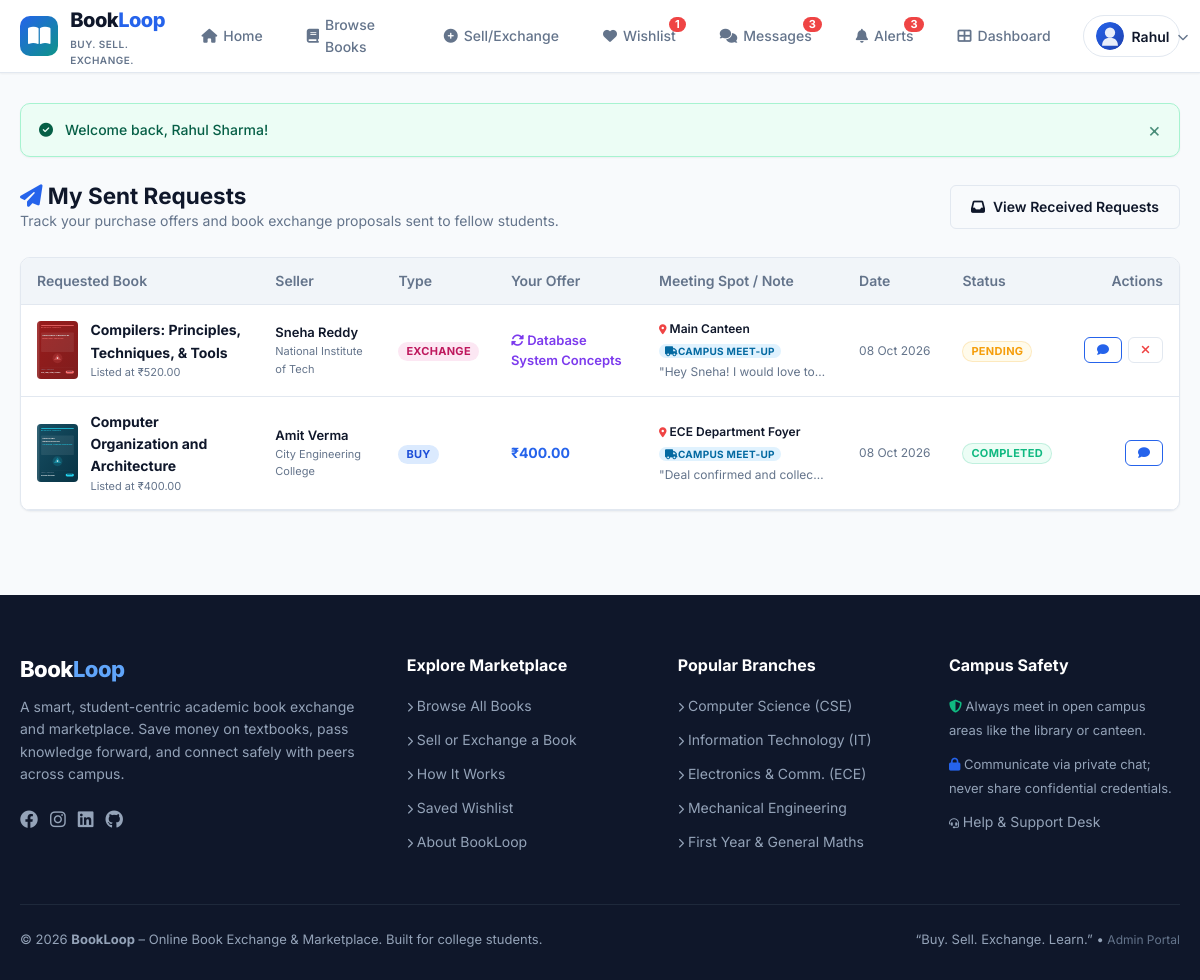
The page /my-requests.php (signed in) on the database its author committed.
### tables this page shows
CREATE TABLE `users` (
  `user_id` int(11) NOT NULL AUTO_INCREMENT,
  `name` varchar(100) NOT NULL,
  `email` varchar(150) NOT NULL,
  `password` varchar(255) NOT NULL,
  `phone` varchar(20) NOT NULL,
  `college` varchar(150) NOT NULL,
  `department` varchar(100) NOT NULL,
  `semester` int(11) NOT NULL DEFAULT 1,
  `student_id` varchar(50) NOT NULL,
  `profile_image` varchar(255) DEFAULT 'default_avatar.svg',
  `role` enum('student','admin') DEFAULT 'student',
  `status` enum('active','inactive','suspended') DEFAULT 'active',
  `created_at` datetime DEFAULT current_timestamp(),
  PRIMARY KEY (`user_id`),
  UNIQUE KEY `email` (`email`),
  KEY `idx_users_email` (`email`),
  KEY `idx_users_dept` (`department`),
  KEY `idx_users_status` (`status`)
);

CREATE TABLE `requests` (
  `request_id` int(11) NOT NULL AUTO_INCREMENT,
  `book_id` int(11) NOT NULL,
  `buyer_id` int(11) NOT NULL,
  `seller_id` int(11) NOT NULL,
  `request_type` enum('buy','exchange') NOT NULL,
  `offered_price` decimal(10,2) DEFAULT NULL,
  `offered_book_id` int(11) DEFAULT NULL,
  `meeting_place` varchar(150) DEFAULT NULL,
  `delivery_option` varchar(100) DEFAULT 'Campus Meet-up',
  `contact_method` varchar(100) DEFAULT 'Chat',
  `message` text DEFAULT NULL,
  `status` enum('Pending','Accepted','Rejected','Cancelled','Completed') DEFAULT 'Pending',
  `created_at` datetime DEFAULT current_timestamp(),
  `updated_at` datetime DEFAULT current_timestamp() ON UPDATE current_timestamp(),
  PRIMARY KEY (`request_id`),
  KEY `book_id` (`book_id`),
  KEY `offered_book_id` (`offered_book_id`),
  KEY `idx_req_buyer` (`buyer_id`),
  KEY `idx_req_seller` (`seller_id`),
  KEY `idx_req_status` (`status`),
  CONSTRAINT `requests_ibfk_1` FOREIGN KEY (`book_id`) REFERENCES `books` (`book_id`) ON DELETE CASCADE,
  CONSTRAINT `requests_ibfk_2` FOREIGN KEY (`buyer_id`) REFERENCES `users` (`user_id`) ON DELETE CASCADE,
  CONSTRAINT `requests_ibfk_3` FOREIGN KEY (`seller_id`) REFERENCES `users` (`user_id`) ON DELETE CASCADE,
  CONSTRAINT `requests_ibfk_4` FOREIGN KEY (`offered_book_id`) REFERENCES `books` (`book_id`) ON DELETE SET NULL
);

CREATE TABLE `books` (
  `book_id` int(11) NOT NULL AUTO_INCREMENT,
  `user_id` int(11) NOT NULL,
  `title` varchar(255) NOT NULL,
  `author` varchar(255) NOT NULL,
  `isbn` varchar(50) DEFAULT NULL,
  `subject` varchar(100) NOT NULL,
  `department` varchar(100) NOT NULL,
  `semester` int(11) NOT NULL DEFAULT 1,
  `edition` varchar(50) DEFAULT NULL,
  `publisher` varchar(150) DEFAULT NULL,
  `original_price` decimal(10,2) DEFAULT 0.00,
  `price` decimal(10,2) NOT NULL DEFAULT 0.00,
  `condition` enum('Like New','Very Good','Good','Acceptable') NOT NULL DEFAULT 'Good',
  `listing_type` enum('For Sale','For Exchange','Sale or Exchange') NOT NULL DEFAULT 'For Sale',
  `description` text NOT NULL,
  `image` varchar(255) DEFAULT 'default_book.svg',
  `location` varchar(150) NOT NULL,
  `delivery_type` varchar(150) DEFAULT 'Campus Handover & Hostel Delivery',
  `preferred_contact` varchar(100) DEFAULT 'Chat on BookLoop',
  `status` enum('Available','Pending','Sold','Exchanged') DEFAULT 'Available',
  `approval_status` enum('Pending','Approved','Rejected') DEFAULT 'Pending',
  `created_at` datetime DEFAULT current_timestamp(),
  `updated_at` datetime DEFAULT current_timestamp() ON UPDATE current_timestamp(),
  PRIMARY KEY (`book_id`),
  KEY `user_id` (`user_id`),
  KEY `idx_books_title` (`title`),
  KEY `idx_books_author` (`author`),
  KEY `idx_books_subject` (`subject`),
  KEY `idx_books_dept` (`department`),
  KEY `idx_books_sem` (`semester`),
  KEY `idx_books_status` (`status`),
  KEY `idx_books_approval` (`approval_status`),
  CONSTRAINT `books_ibfk_1` FOREIGN KEY (`user_id`) REFERENCES `users` (`user_id`) ON DELETE CASCADE
);

### my-requests.php (the view, shortened to what this page needs)
<?php
require_once __DIR__ . '/includes/header.php';
require_once __DIR__ . '/includes/auth.php';
$userId = getAuthUserId();
$stmt = $pdo->prepare("
    SELECT r.*,
           b.title as book_title, b.image as book_image, b.price as book_price,
           ob.title as offered_book_title, ob.image as offered_book_image,
           seller.name as seller_name, seller.college as seller_college,
           rev.review_id as existing_review_id
    FROM requests r
    JOIN books b ON r.book_id = b.book_id
    LEFT JOIN books ob ON r.offered_book_id = ob.book_id
    JOIN users seller ON r.seller_id = seller.user_id
    LEFT JOIN reviews rev ON (rev.request_id = r.request_id AND rev.reviewer_id = ?)
    WHERE r.buyer_id = ?
    ORDER BY r.created_at DESC
");
$stmt->execute([$userId, $userId]);
$myRequests = $stmt->fetchAll();
?>
<div style="display:flex; justify-content:space-between; align-items:center; margin-bottom:24px;">
  <div>
    <h2><i class="fas fa-paper-plane" style="color:var(--primary);"></i> My Sent Requests</h2>
    <p style="color:var(--text-muted); font-size:14px;">Track your purchase offers and book exchange proposals sent to fellow students.</p>
  </div>
  <a href="<?= BASE_URL ?>received-requests.php" class="btn btn-outline">
    <i class="fas fa-inbox"></i> View Received Requests
  </a>
</div>
<?php if (empty($myRequests)): ?>
  <div class="empty-state">
    <div class="empty-state-icon"><i class="fas fa-envelope-open-text"></i></div>
    <h3 class="empty-state-title">You don't have any requests yet</h3>
    <p class="empty-state-desc">When you find a textbook you like, send a purchase or exchange request to the seller.</p>
    <a href="<?= BASE_URL ?>books.php" class="btn btn-primary btn-lg">Browse Marketplace</a>
  </div>
<?php else: ?>
  <div class="card">
    <div class="table-responsive">
      <table class="data-table">
        <thead>
          <tr>
            <th>Requested Book</th>
            <th>Seller</th>
            <th>Type</th>
            <th>Your Offer</th>
            <th>Meeting Spot / Note</th>
            <th>Date</th>
            <th>Status</th>
            <th style="text-align:right;">Actions</th>
          </tr>
        </thead>
        <tbody>
          <?php foreach ($myRequests as $r): ?>
            <tr>
              <td>
                <div style="display:flex; align-items:center; gap:12px;">
                  <img src="<?= BASE_URL ?>uploads/books/<?= e($r['book_image']) ?>" alt="Book" class="table-thumb" onerror="this.src='<?= BASE_URL ?>uploads/books/default_book.svg'">
                  <div>
                    <a href="<?= BASE_URL ?>book-details.php?id=<?= $r['book_id'] ?>" style="font-weight:700; font-size:14px; color:var(--text-main);">
                      <?= e($r['book_title']) ?>
                    </a>
                    <div style="font-size:11px; color:var(--text-muted);">Listed at <?= formatPrice($r['book_price']) ?></div>
                  </div>
                </div>
              </td>
              <td>
                <div style="font-weight:600; font-size:13px;"><?= e($r['seller_name']) ?></div>
                <div style="font-size:11px; color:var(--text-muted);"><?= e($r['seller_college']) ?></div>
              </td>
              <td>
                <span class="badge" style="background:<?= $r['request_type'] === 'buy' ? '#dbeafe' : '#fce7f3' ?>; color:<?= $r['request_type'] === 'buy' ? '#1d4ed8' : '#be185d' ?>;">
                  <?= strtoupper($r['request_type']) ?>
                </span>
              </td>
              <td>
                <?php if ($r['request_type'] === 'buy'): ?>
                  <span style="font-weight:700; color:var(--primary); font-size:14px;"><?= formatPrice($r['offered_price']) ?></span>
                <?php else: ?>
                  <div style="font-size:13px; font-weight:600; color:#7c3aed;">
                    <i class="fas fa-sync-alt"></i> <?= e($r['offered_book_title'] ?? 'Textbook swap') ?>
                  </div>
                <?php endif; ?>
              </td>
              <td style="font-size:12px; max-width:200px;">
                <div style="font-weight:600;"><i class="fas fa-map-marker-alt" style="color:var(--danger); font-size:10px;"></i> <?= e($r['meeting_place']) ?></div>
                <?php if (!empty($r['delivery_option'])): ?>
                  <div style="margin-top:3px;"><span class="badge" style="background:#e0f2fe; color:#0369a1; font-size:10px; padding:2px 6px;"><i class="fas fa-truck"></i> <?= e($r['delivery_option']) ?></span></div>
                <?php endif; ?>
                <?php if (!empty($r['message'])): ?>
                  <div style="color:var(--text-muted); white-space:nowrap; overflow:hidden; text-overflow:ellipsis; margin-top:2px;" title="<?= e($r['message']) ?>">
                    "<?= e($r['message']) ?>"
                  </div>
                <?php endif; ?>
              </td>
              <td style="font-size:12px; color:var(--text-muted); white-space:nowrap;">
                <?= date('d M Y', strtotime($r['created_at'])) ?>
              </td>
              <td>
                <?php
                  $sClass = 'badge-pending';
                  if ($r['status'] === 'Completed') $sClass = 'badge-available';
                ?>
                <span class="badge <?= $sClass ?>"><?= e($r['status']) ?></span>
              </td>
              <td>
                <div style="display:flex; justify-content:flex-end; gap:6px;">
                  <a href="<?= BASE_URL ?>conversation.php?seller_id=<?= $r['seller_id'] ?>&book_id=<?= $r['book_id'] ?>" class="btn btn-sm btn-outline-primary" title="Chat with Seller">
                    <i class="fas fa-comment"></i>
                  </a>
                  <?php if ($r['status'] === 'Pending'): ?>
                    <form action="<?= BASE_URL ?>my-requests.php" method="POST" style="display:inline;" onsubmit="return confirm('Cancel this request?');">
                      <button type="submit" class="btn btn-sm btn-outline" style="color:var(--danger);" title="Cancel Request">
                        <i class="fas fa-times"></i>
                      </button>
                    </form>
                  <?php endif; ?>
                </div>
              </td>
            </tr>
          <?php endforeach; ?>
        </tbody>
      </table>
    </div>
  </div>
<?php endif; ?>
<?php require_once __DIR__ . '/includes/footer.php'; ?>

### includes/navbar.php (shortened to what this page needs)
<?php
$currentPage = basename($_SERVER['PHP_SELF']);
?>
<header class="site-header">
  <div class="container">
    <nav class="navbar">
      <a href="<?= BASE_URL ?>index.php" class="nav-brand">
        <div class="brand-icon">
          <i class="fas fa-book-open"></i>
        </div>
        <div class="brand-text">
          <span class="brand-name">Book<span>Loop</span></span>
          <span class="brand-tagline">Buy. Sell. Exchange.</span>
        </div>
      </a>
      <div class="nav-links" id="navLinks">
        <a href="<?= BASE_URL ?>index.php" class="nav-link <?= $currentPage === 'index.php' ? 'active' : '' ?>">
          <i class="fas fa-home"></i> Home
        </a>
        <a href="<?= BASE_URL ?>books.php" class="nav-link <?= $currentPage === 'books.php' ? 'active' : '' ?>">
          <i class="fas fa-book"></i> Browse Books
        </a>
        <?php if (isLoggedIn()): ?>
          <a href="<?= BASE_URL ?>add-book.php" class="nav-link <?= $currentPage === 'add-book.php' ? 'active' : '' ?>">
            <i class="fas fa-plus-circle"></i> Sell/Exchange
          </a>
          <a href="<?= BASE_URL ?>wishlist.php" class="nav-link nav-badge-link <?= $currentPage === 'wishlist.php' ? 'active' : '' ?>">
            <i class="fas fa-heart"></i> Wishlist
            <span class="nav-badge" id="navWishlistBadge" style="<?= ($wishlistCount > 0) ? '' : 'display:none;' ?>"><?= $wishlistCount ?></span>
          </a>
          <a href="<?= BASE_URL ?>messages.php" class="nav-link nav-badge-link <?= in_array($currentPage, ['messages.php', 'conversation.php']) ? 'active' : '' ?>">
            <i class="fas fa-comments"></i> Messages
            <?php if ($unreadMsgCount > 0): ?>
              <span class="nav-badge"><?= $unreadMsgCount ?></span>
            <?php endif; ?>
          </a>
          <a href="<?= BASE_URL ?>notifications.php" class="nav-link nav-badge-link <?= $currentPage === 'notifications.php' ? 'active' : '' ?>">
            <i class="fas fa-bell"></i> Alerts
            <?php if ($unreadNotifCount > 0): ?>
              <span class="nav-badge"><?= $unreadNotifCount ?></span>
            <?php endif; ?>
          </a>
          <a href="<?= BASE_URL ?>dashboard.php" class="nav-link <?= $currentPage === 'dashboard.php' ? 'active' : '' ?>">
            <i class="fas fa-th-large"></i> Dashboard
          </a>
        <?php endif; ?>
        <div class="nav-auth">
          <?php if (isLoggedIn()): ?>
            <div class="nav-user-dropdown">
              <button class="user-btn" id="userDropdownBtn">
                <?php
                  $avatar = !empty($user['profile_image']) ? $user['profile_image'] : 'default_avatar.svg';
                ?>
                <img src="<?= BASE_URL ?>uploads/profiles/<?= e($avatar) ?>" alt="Avatar" class="user-avatar-mini" onerror="this.src='<?= BASE_URL ?>uploads/profiles/default_avatar.svg'">
                <span><?= e(explode(' ', $user['name'] ?? 'Account')[0]) ?></span>
                <i class="fas fa-chevron-down" style="font-size:11px; color:var(--text-muted);"></i>
              </button>
            </div>
          <?php endif; ?>
        </div>
      </div>
    </nav>
  </div>
</header>

### rows shown on the page
users: profile_image (placeholder picture), name "Rahul"
requests: book.image (picture), book.title "Compilers: Principles, Techniques, & Tools", book.price "₹520.00", seller.name "Sneha Reddy", seller.college "National Institute of Tech", request_type "EXCHANGE", offered_book.title "Database System Concepts", meeting_place "Main Canteen", delivery_option "CAMPUS MEET-UP", message "Hey Sneha! I would love to…", created_at "08 Oct 2026", status "PENDING"
requests: book.image (picture), book.title "Computer Organization and Architecture", book.price "₹400.00", seller.name "Amit Verma", seller.college "City Engineering College", request_type "BUY", offered_price "₹400.00", meeting_place "ECE Department Foyer", delivery_option "CAMPUS MEET-UP", message "Deal confirmed and collec…", created_at "08 Oct 2026", status "COMPLETED"

### other values the page prints
$wishlistCount "1"
$unreadMsgCount "3"
$unreadNotifCount "3"
$msg "Welcome back, Rahul Sharma!"
